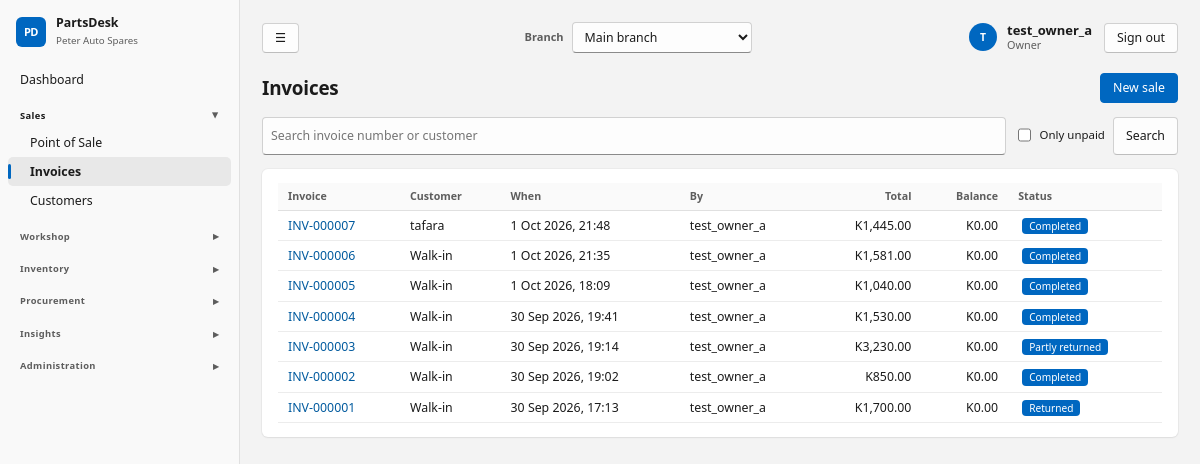
Screenshot of /sales/invoices/ (signed in) with the database file from the repository.
### core/models.py (models this page shows, shortened)
class ShopSettings(TrackedModel):
    tenant = models.OneToOneField(Tenant, on_delete=models.CASCADE, related_name="settings")
    shop_name = models.CharField(max_length=120, default="My Spare Parts Shop")
    address = models.TextField(blank=True)
    phone = models.CharField(max_length=60, blank=True)
    email = models.EmailField(blank=True)
    tax_id = models.CharField("Tax / TPIN number", max_length=60, blank=True)
    currency_symbol = models.CharField(max_length=8, default="$")
    tax_name = models.CharField(max_length=20, default="VAT")
    tax_rate = models.DecimalField("Tax rate %", max_digits=5, decimal_places=2, default=Decimal("0"))
    prices_include_tax = models.BooleanField(default=True, help_text="Untick if prices are entered before tax.")
    counter_max_discount = models.DecimalField(
        "Max discount % for counter staff", max_digits=5, decimal_places=2, default=Decimal("10"),
        help_text="Managers and the owner can exceed this.")
    default_labour_rate = models.DecimalField("Default labour rate per hour", max_digits=10, decimal_places=2, default=Decimal("0"))
    invoice_footer = models.CharField(max_length=200, blank=True, default="Thank you for your business.")
    class Meta:
        verbose_name_plural = "shop settings"
    @classmethod
    def get(cls, tenant):
        obj, _ = cls.objects.get_or_create(tenant=tenant)
        return obj

class User(AbstractUser):
    class Role(models.TextChoices):
        OWNER = "owner", "Owner"
        MANAGER = "manager", "Manager"
        COUNTER = "counter", "Counter sales"
        MECHANIC = "mechanic", "Mechanic"
        STOREKEEPER = "storekeeper", "Storekeeper"
    role = models.CharField(max_length=20, choices=Role.choices, default=Role.COUNTER)
    tenant = models.ForeignKey(Tenant, null=True, blank=True, on_delete=models.PROTECT, related_name="users")
    branches = models.ManyToManyField(Branch, blank=True, related_name="staff")
    @property
    def display_name(self):
        return self.get_full_name() or self.username

### sales/models.py (models this page shows, shortened)
class Sale(TrackedModel):
    branch = models.ForeignKey(Branch, on_delete=models.PROTECT)
    class Status(models.TextChoices):
        COMPLETED = "completed", "Completed"
        PART_RETURNED = "part_returned", "Partly returned"
        RETURNED = "returned", "Returned"
    class Method(models.TextChoices):
        CASH = "cash", "Cash"
        MOBILE = "mobile", "Mobile money"
        CARD = "card", "Card"
        BANK = "bank", "Bank transfer"
        CREDIT = "credit", "On account"
    number = models.CharField(max_length=20)
    customer = models.ForeignKey(Customer, null=True, blank=True, on_delete=models.PROTECT, related_name="sales")
    vehicle = models.ForeignKey(CustomerVehicle, null=True, blank=True, on_delete=models.SET_NULL)
    status = models.CharField(max_length=15, choices=Status.choices, default=Status.COMPLETED)
    payment_method = models.CharField(max_length=10, choices=Method.choices, default=Method.CASH)
    tax_rate = models.DecimalField(max_digits=5, decimal_places=2, default=Decimal("0"))
    tax_inclusive = models.BooleanField(default=True)
    gross_total = models.DecimalField(max_digits=12, decimal_places=2, default=Decimal("0"))
    discount_total = models.DecimalField(max_digits=12, decimal_places=2, default=Decimal("0"))
    tax_total = models.DecimalField(max_digits=12, decimal_places=2, default=Decimal("0"))
    total = models.DecimalField(max_digits=12, decimal_places=2, default=Decimal("0"))
    returned_total = models.DecimalField(max_digits=12, decimal_places=2, default=Decimal("0"))
    amount_paid = models.DecimalField(max_digits=12, decimal_places=2, default=Decimal("0"))
    notes = models.CharField(max_length=200, blank=True)
    created_by = models.ForeignKey(settings.AUTH_USER_MODEL, null=True, on_delete=models.SET_NULL)
    created_at = models.DateTimeField(default=timezone.now, db_index=True)
    class Meta:
        ordering = ["-created_at", "-id"]
        constraints = [models.UniqueConstraint(fields=["branch", "number"], name="sale_branch_number")]
    def get_absolute_url(self):
        return reverse("sale_detail", args=[self.pk])
    @property
    def balance_due(self):
        return self.total - self.returned_total - self.amount_paid

class Customer(TrackedModel):
    tenant = models.ForeignKey(Tenant, on_delete=models.PROTECT)
    class Type(models.TextChoices):
        RETAIL = "retail", "Retail"
        TRADE = "trade", "Trade (garage / mechanic)"
    name = models.CharField(max_length=120)
    phone = models.CharField(max_length=60, blank=True)
    email = models.EmailField(blank=True)
    address = models.TextField(blank=True)
    customer_type = models.CharField(max_length=10, choices=Type.choices, default=Type.RETAIL)
    credit_limit = models.DecimalField(max_digits=12, decimal_places=2, default=Decimal("0"),
                                       help_text="0 = no credit. Above 0 lets them buy on account up to this amount.")
    notes = models.TextField(blank=True)
    is_active = models.BooleanField(default=True)
    created_at = models.DateTimeField(auto_now_add=True)
    class Meta:
        ordering = ["name"]

### sales/views.py (the view)
# urls.py: path("invoices/", views.SaleList.as_view(), name="sale_list"),
class SaleList(RoleRequiredMixin, ListView):
    allowed_roles = SALES
    template_name = "sales/sale_list.html"
    context_object_name = "sales"
    paginate_by = 30
    def get_queryset(self):
        qs = Sale.objects.filter(branch=self.request.branch).select_related("customer", "created_by")
        g = self.request.GET
        if self.request.user.role == "counter":
            qs = qs.filter(created_by=self.request.user)
        for t in g.get("q", "").split():
            qs = qs.filter(Q(number__icontains=t) | Q(customer__name__icontains=t))
        if g.get("due"):
            qs = qs.annotate(due=F("total") - F("returned_total") - F("amount_paid")).filter(due__gt=0)
        return qs
    def get_context_data(self, **kw):
        ctx = super().get_context_data(**kw)
        ctx.update(page_title="Invoices", g=self.request.GET)
        return ctx

### core/audit.py (called while the page is built)
@contextmanager
def audit_context(**values):
    token = _current.set(dict(_current.get(), **values))
    try:
        yield
    finally:
        _current.reset(token)

def metadata(request):
    try:
        address = str(ip_address(request.META.get('REMOTE_ADDR', '')))
    except ValueError:
        address = None
    match = request.resolver_match
    return dict(request_id=request.audit_request_id, ip_address=address,
                route=(match.view_name if match else 'unmatched')[:100], method=request.method[:10])

### core/models.py (called while the page is built)
    def save(self, *args, **kwargs):
        if not self._state.adding:
            raise ValueError("Audit records cannot be edited.")
        return super().save(*args, **kwargs)

### core/navigation.py (called while the page is built)
def page_back_link(request):
    if request is None or not request.user.is_authenticated:
        return None
    match = request.resolver_match
    name = match.url_name if match else None
    if name == 'dashboard':
        return None
    kwargs = {}
    if name == 'vehicle_create':
        if 'pk' in match.kwargs:
            target, label = 'customer_detail', 'Back to customer'
            kwargs = {'pk': match.kwargs['pk']}
        else:
            target, label = 'vehicle_list', 'Back to vehicles'
    elif name in RECORD_PARENTS:
        target, label = RECORD_PARENTS[name]
        kwargs = {'pk': match.kwargs['pk']}
    else:
        if name not in PARENTS:
            return None
        target, label = PARENTS[name]
    return {'url': reverse(target, kwargs=kwargs), 'label': label}

### core/permissions.py (called while the page is built)
    def test_func(self):
        user = self.request.user
        return user.is_authenticated and self.request.branch is not None and (
            self.allowed_roles is None or user.role in self.allowed_roles
        )

### core/templatetags/ui.py (called while the page is built)
@register.simple_tag(takes_context=True)
def money(context, value):
    shop = context.get("shop")
    return money_str(value, shop.currency_symbol if shop else "")

@register.filter
def status_class(value):
    return "b-" + STATUS_CLASSES.get(str(value), "muted")

@register.simple_tag(takes_context=True)
def page_back_link(context):
    from core.navigation import page_back_link as destination
    return destination(context.get("request"))

### core/tenancy.py (called while the page is built)
def allowed_branches(user):
    if not user.is_authenticated or not user.is_active or not user.tenant_id:
        return Branch.objects.none()
    qs = Branch.objects.filter(tenant_id=user.tenant_id, tenant__is_active=True, is_active=True)
    if user.role != User.Role.OWNER:
        qs = qs.filter(staff=user)
    return qs

### templates/sales/sale_list.html
{% extends "base.html" %}{% load ui %}
{% block actions %}<a class="btn primary" href="{% url 'pos' %}">New sale</a>{% endblock %}
{% block content %}
<form class="filters" method="get"><input type="search" name="q" value="{{ g.q }}" placeholder="Search invoice number or customer">
  <label style="display:flex;align-items:center;gap:6px;font-weight:400"><input type="checkbox" name="due" value="1" {% if g.due %}checked{% endif %} onchange="this.form.submit()"> Only unpaid</label>
  <button class="btn">Search</button></form>
<section class="card"><div class="tablewrap"><table><thead><tr><th>Invoice</th><th>Customer</th><th>When</th><th>By</th><th class="num">Total</th><th class="num">Balance</th><th>Status</th></tr></thead><tbody>
{% for s in sales %}<tr><td><a href="{{ s.get_absolute_url }}">{{ s.number }}</a></td><td>{{ s.customer.name|default:"Walk-in" }}</td><td>{{ s.created_at|date:"j M Y, H:i" }}</td><td>{{ s.created_by.display_name|default:"—" }}</td>
<td class="num">{% money s.total %}</td><td class="num {% if s.balance_due > 0 %}stockout{% endif %}">{% money s.balance_due %}</td><td><span class="badge {{ s.status|status_class }}">{{ s.get_status_display }}</span></td></tr>
{% empty %}<tr><td colspan="7" class="empty">No invoices found.</td></tr>{% endfor %}</tbody></table></div>{% include "partials/pagination.html" %}</section>{% endblock %}

### templates/base.html (shortened to what this page needs)
{% load static ui %}<!doctype html>
<html lang="en">
<head>
<link rel="stylesheet" href="{% static 'css/app.css' %}">
</head>
<body data-print-log-url="{% url 'log_print_request' %}" {% if auto_print %}data-autoprint="1"{% endif %}>
<div class="app">
  <aside class="side no-print">
    <div class="brand"><span class="brand-mark">PD</span><div><strong>PartsDesk</strong><small>{{ shop.shop_name }}</small></div></div>
    <nav>{% for g in nav %}{% if g.title %}<details class="nav-group" {% if g.open %}open{% endif %}><summary>{{ g.title }}</summary>{% for item in g.items %}<a href="{{ item.url }}" class="{% if item.active %}on{% endif %}">{{ item.label }}</a>{% endfor %}</details>{% else %}{% for item in g.items %}<a href="{{ item.url }}" class="{% if item.active %}on{% endif %}">{{ item.label }}</a>{% endfor %}{% endif %}{% endfor %}</nav>
  </aside>
  <main class="main">
    <div class="topbar no-print">
      <button type="button" class="btn nav-toggle" id="nav-toggle" aria-label="Toggle menu" title="Show/hide menu">&#9776;</button>
      {% if branches %}<form method="post" action="{% url 'switch_branch' %}" class="branch-switch">{% csrf_token %}
        <label for="branch-select">Branch</label>
        <select id="branch-select" name="branch_id" onchange="this.form.submit()">{% for b in branches %}<option value="{{ b.pk }}" {% if b.pk == active_branch.pk %}selected{% endif %}>{{ b.name }}</option>{% endfor %}</select>
        <noscript><button type="submit">Switch</button></noscript></form>{% endif %}
      <div class="topbar-user"><a href="{% url 'profile' %}" class="user-chip"><span class="avatar">{{ user.display_name|slice:":1"|upper }}</span><span><strong>{{ user.display_name }}</strong><small>{{ user.get_role_display }}</small></span></a>
        <form method="post" action="{% url 'logout' %}">{% csrf_token %}<button type="submit" class="btn">Sign out</button></form></div>
    </div>
    <header class="top"><h1>{% block page_heading %}{{ page_title }}{% endblock %}</h1><div class="actions">{% page_back_link as back %}{% block actions %}{% endblock %}</div></header>
    {% block content %}{% endblock %}
  </main>
</div>
</body>
</html>

### rows the page displays
ShopSettings: shop_name "Peter Auto Spares"
User: display_name "T", display_name "test_owner_a", role "Owner"
Sale: number "INV-000007", customer.name "tafara", created_at "1 Oct 2026, 21:48", created_by.display_name "test_owner_a", total.currency_symbol "K1,445.00", total+returned_total+amount_paid "K0.00", status "Completed"
Sale: number "INV-000006", customer.name "Walk-in", created_at "1 Oct 2026, 21:35", created_by.display_name "test_owner_a", total.currency_symbol "K1,581.00", total+returned_total+amount_paid "K0.00", status "Completed"
Sale: number "INV-000005", customer.name "Walk-in", created_at "1 Oct 2026, 18:09", created_by.display_name "test_owner_a", total.currency_symbol "K1,040.00", total+returned_total+amount_paid "K0.00", status "Completed"
Sale: number "INV-000004", customer.name "Walk-in", created_at "30 Sep 2026, 19:41", created_by.display_name "test_owner_a", total.currency_symbol "K1,530.00", total+returned_total+amount_paid "K0.00", status "Completed"
Sale: number "INV-000003", customer.name "Walk-in", created_at "30 Sep 2026, 19:14", created_by.display_name "test_owner_a", total.currency_symbol "K3,230.00", total+returned_total+amount_paid "K0.00", status "Partly returned"
Sale: number "INV-000002", customer.name "Walk-in", created_at "30 Sep 2026, 19:02", created_by.display_name "test_owner_a", total.currency_symbol "K850.00", total+returned_total+amount_paid "K0.00", status "Completed"
Sale: number "INV-000001", customer.name "Walk-in", created_at "30 Sep 2026, 17:13", created_by.display_name "test_owner_a", total.currency_symbol "K1,700.00", total+returned_total+amount_paid "K0.00", status "Returned"

### other values shown
{{ item.label }} "Dashboard"
{{ g.title }} "Sales" "Workshop" "Inventory" "Procurement" "Insights" "Administration"
{{ item.label }} "Point of Sale" "Invoices" "Customers"
{{ page_title }} "Invoices"
form field branch_id "Main branch"
